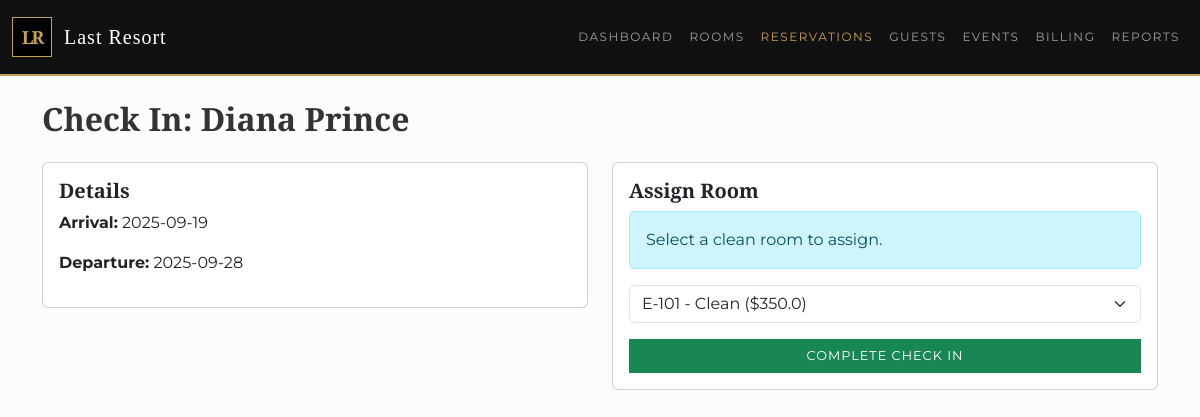
/checkin/22, run on an earlier commit of the app's database.
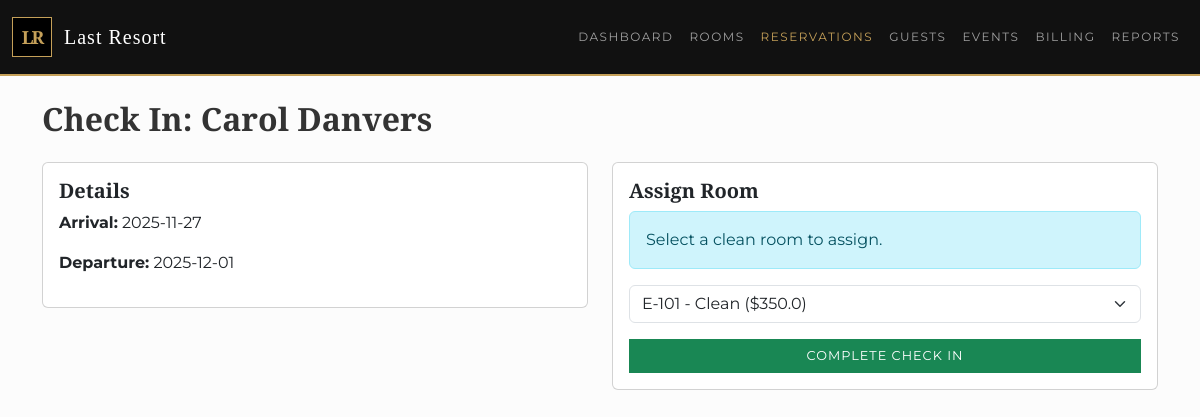
And on a later commit of the database.
### tables this page shows
CREATE TABLE reservation (
    resvId INTEGER PRIMARY KEY,
    partyId INTEGER, 
    dateCreated DATETIME DEFAULT CURRENT_TIMESTAMP,
    startDate DATE,
    roomId INTEGER,
    endDate DATE,
    status TEXT, 
    FOREIGN KEY(partyId) REFERENCES party(partyId),
    FOREIGN KEY(roomId) REFERENCES room(roomId)
);

### app.py (the view)
@app.route('/checkin/<int:resv_id>')
def checkin(resv_id):
    db = get_db()
    resv = db.execute("""
        SELECT r.resvId, r.startDate, r.endDate,
               COALESCE(pe.firstName || ' ' || pe.lastName, o.orgName) as guestName
        FROM reservation r
        LEFT JOIN person pe ON r.partyId = pe.partyId
        LEFT JOIN organization o ON r.partyId = o.partyId
        WHERE r.resvId = ?
    """, (resv_id,)).fetchone()
    available_rooms = db.execute("SELECT * FROM room WHERE currentStatus = 'Clean'").fetchall()
    return render_template('checkin.html', resv=resv, rooms=available_rooms, active_page='reservations')

### app.py (called while the page is built)
def get_db():
    db = getattr(g, '_database', None)
    if db is None:
        db = g._database = sqlite3.connect(DATABASE)
        db.row_factory = sqlite3.Row
    return db

@app.teardown_appcontext
def close_connection(exception):
    db = getattr(g, '_database', None)
    if db is not None:
        db.close()

### templates/checkin.html
{% extends "base.html" %}
{% block content %}
<h2>Check In: {{ resv.guestName }}</h2>
<div class="row mt-4">
    <div class="col-md-6">
        <div class="card p-3 mb-3">
            <h5>Details</h5>
            <p><strong>Arrival:</strong> {{ resv.startDate }}</p>
            <p><strong>Departure:</strong> {{ resv.endDate }}</p>
        </div>
    </div>
    <div class="col-md-6">
        <div class="card p-3">
            <h5>Assign Room</h5>
            <div class="alert alert-info">Select a clean room to assign.</div>
            <form>
                <select class="form-select mb-3">
                    {% for r in rooms %}
                    <option value="{{ r.roomId }}">{{ r.roomNumber }} - {{ r.currentStatus }} (${{ r.baseRate }})</option>
                    {% endfor %}
                </select>
                <button class="btn btn-success w-100">Complete Check In</button>
            </form>
        </div>
    </div>
</div>
{% endblock %}

### templates/base.html (shortened to what this page needs)
<!DOCTYPE html>
<html lang="en">
<head>
    <link href="https://cdn.jsdelivr.net/npm/bootstrap@5.3.0/dist/css/bootstrap.min.css" rel="stylesheet">
    <link rel="stylesheet" href="{{ url_for('static', filename='css/style.css') }}">
</head>
<body>
    <nav class="navbar navbar-expand-lg navbar-dark bg-dark-blue sticky-top">
        <div class="container-fluid">
            <a class="navbar-brand" href="/">
                <div class="logo-box">
                    <span class="logo-text">LR</span>
                </div>
                Last Resort
            </a>
            <div class="collapse navbar-collapse" id="navbarNav">
                <ul class="navbar-nav ms-auto">
                    <li class="nav-item"><a class="nav-link {% if active_page=='dashboard' %}active{% endif %}" href="/">Dashboard</a></li>
                    <li class="nav-item"><a class="nav-link {% if active_page=='rooms' %}active{% endif %}" href="/rooms">Rooms</a></li>
                    <li class="nav-item"><a class="nav-link {% if active_page=='reservations' %}active{% endif %}" href="/reservations">Reservations</a></li>
                    <li class="nav-item"><a class="nav-link {% if active_page=='parties' %}active{% endif %}" href="/parties">Guests</a></li>
                    <li class="nav-item"><a class="nav-link {% if active_page=='events' %}active{% endif %}" href="/events">Events</a></li>
                    <li class="nav-item"><a class="nav-link {% if active_page=='billing' %}active{% endif %}" href="/billing">Billing</a></li>
                    <li class="nav-item"><a class="nav-link {% if active_page=='reports' %}active{% endif %}" href="/reports">Reports</a></li>
                </ul>
            </div>
        </div>
    </nav>
    <div class="container mt-4 mb-5">
        {% block content %}{% endblock %}
    </div>
</body>
</html>

### static/css/style.css (style rules this page uses)
:root { --primary-black: #111; --primary-gold: #c5a059; --text-dark: #333; --table-header-grey: #f8f9fa; --border-color: #e5e5e5; --status-clean: #27ae60; --status-occupied: #f39c12; --status-dirty: #c0392b; }
body { font-family: 'Montserrat', sans-serif; background-color: #fcfcfc; color: var(--text-dark); }
h1, h2, h3, h4, h5, h6 { font-family: 'Cinzel', serif; font-weight: 600; }
.logo-box { width: 40px; height: 40px; border: 1px solid var(--primary-gold); display: flex; align-items: center; justify-content: center; margin-right: 12px; background: black; }
.logo-text { font-family: 'Cinzel', serif; font-size: 18px; color: var(--primary-gold); font-weight: 700; letter-spacing: -2px; }
.bg-dark-blue { background-color: var(--primary-black) !important; border-bottom: 2px solid var(--primary-gold); padding: 12px 0; }
.navbar-brand { display: flex; align-items: center; font-family: 'Cinzel', serif; letter-spacing: 1px; }
.nav-link { font-family: 'Montserrat', sans-serif; text-transform: uppercase; font-size: 0.75rem; letter-spacing: 1.5px; color: rgba(255,255,255,0.6) !important; }
.nav-link.active { color: var(--primary-gold) !important; }
.btn { border-radius: 0 !important; text-transform: uppercase; font-family: 'Montserrat', sans-serif; letter-spacing: 1px; font-size: 0.8rem; }

What changed in the data, as far as the page shows it:
changed reservation: startDate "2025-09-19" → "2025-11-27"; endDate "2025-09-28" → "2025-12-01"
Also different on the page:
{{ resv.guestName }}: "Diana Prince" → "Carol Danvers"
